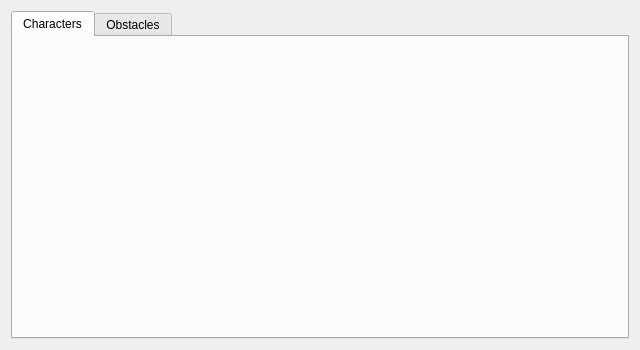
<?xml version="1.0" encoding="UTF-8"?>
<ui version="4.0">
 <class>ObjectListWindow</class>
 <widget class="QDialog" name="ObjectListWindow">
  <property name="geometry">
   <rect>
    <x>800</x>
    <y>0</y>
    <width>640</width>
    <height>350</height>
   </rect>
  </property>
  <property name="windowTitle">
   <string>Insert Objects</string>
  </property>
  <layout class="QGridLayout">
   <item row="0" column="0">
    <widget class="QTabWidget" name="tabWidget">
     <widget class="QWidget" name="tabWidgetPage1" native="true">
      <attribute name="title">
        <string>Characters</string>
      </attribute>
      <layout class="QGridLayout" name="charactersHolder"/>
     </widget>

     <widget class="QWidget" name="tabWidgetPage2" native="true">
       <attribute name="title">
         <string>Obstacles</string>
       </attribute>
       <layout class="QGridLayout" name="obstaclesHolder"/>
     </widget>

    </widget>
   </item>
  </layout>
 </widget>
 <resources/>
 <connections/>
</ui>
